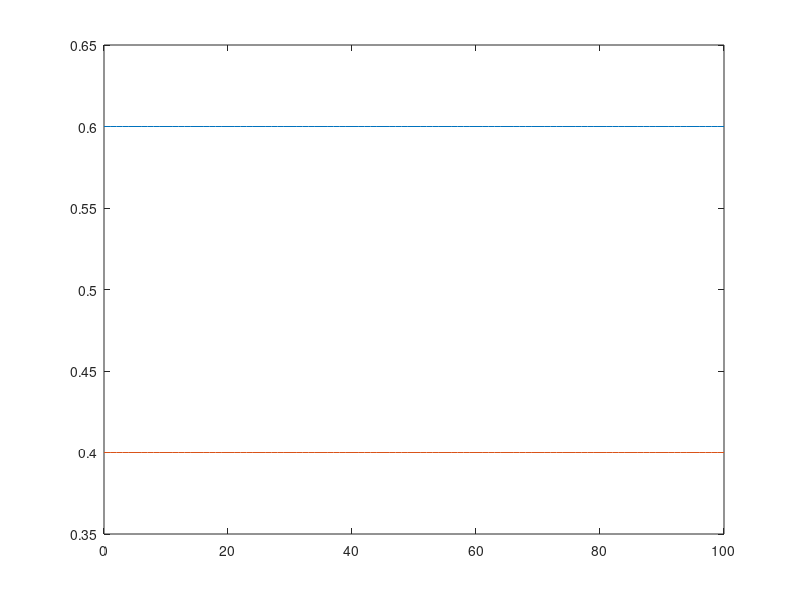

The MATLAB source for this figure:
u = [.6 ; .4]; 
A = [.8 .3 ; .2 .7];
x = u; 
k = [0 : 100];
while size(x,2) <= 100
    u = A*u; 
    x = [x u];
end
plot(k, x)